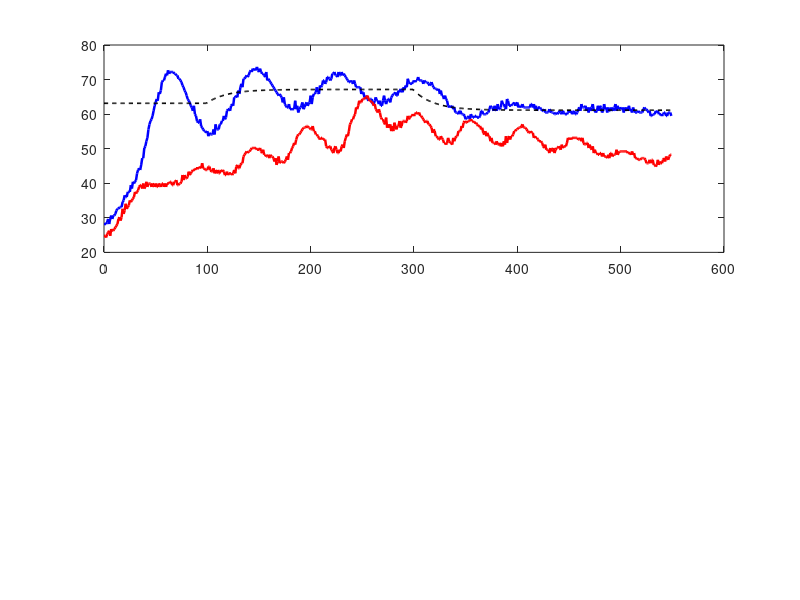

This figure's MATLAB source: (Note: this script raises an error after producing the figure.)
% =========================================================================
%  TCL_Compare_Experiment.m
%
%  PURPOSE
%  -------
%  Loads saved results from the PI servo experiment and the MPC black-box
%  experiment, then produces a graphical comparison and a performance-index
%  table identical in structure to the simulation comparison.
%
%  REQUIREMENTS BEFORE RUNNING
%  ---------------------------
%    TCL_PI_Servo_ExpResults.mat      (from TCL_PI_ServoExperiment.m)
%    TCL_MPC_BB_ExpResults.mat        (from TCL_MPC_BB_Experiment.m)
%    TCL_MechModel_Parameters.mat     (for Ys, Us, Ts)
%
%  COMPARISON PLOTS
%  ----------------
%    Fig 1  –  Yi(k) vs k and Ri(k) vs k  for PI and MPC  (i=1,2)
%    Fig 2  –  Ui(k) vs k  (stairs)  for PI and MPC  (i=1,2)
%    Fig 3  –  ef,i(k) vs k  (stairs)  for PI and MPC  (i=1,2)
%    Fig 4  –  xs,i(k) and us,i(k) vs k  (MPC only)
%    Fig 5  –  Performance index bar chart
%
%  PERFORMANCE INDICES  (printed as formatted table)
%  -------------------------------------------------
%    SSE_i    = sum_{k=1}^{Ns} [Yi(k) - Ri(k)]^2         i=1,2
%    SSMV_i   = sum_{k=1}^{Ns} [Ui(k) - Us_i]^2          i=1,2
%    SSdelMV_i= sum_{k=1}^{Ns} [Ui(k) - Ui(k-1)]^2       i=1,2
%
%  OUTPUT
%    TCL_Compare_ExpResults.mat
% =========================================================================

clear all
close all
clc

%% ── 0. Load operating-point info ─────────────────────────────────────────
load TCL_MechModel_Parameters.mat   % TCL struct  (Ys, Us, Samp_T)
Ys = TCL.Ys(:);
Us = TCL.Us(:);
Ts = TCL.Samp_T;   % 4 s

%% ── 1. Load PI experiment results ────────────────────────────────────────
%  Variables expected from TCL_PI_ServoExperiment.m:
%    time, t1s, t2s, h1s, h2s, R1s, R2s, e1s, e2s
load TCL_PI_Servo_ExpResults.mat

% Rename to common convention  (column vectors, absolute values)
kT_pi    = (0:length(t1s)-1)';
Yk_pi    = [t1s(:)'; t2s(:)'];    % 2 × Npi
Uk_pi    = [h1s(:)'; h2s(:)'];
Rk_f_pi  = [R1s(:)'; R2s(:)'];
ek_f_pi  = [e1s(:)'; e2s(:)'];

Npi = length(kT_pi);

fprintf('PI experiment:  %d samples  (%.1f min)\n', Npi, Npi*Ts/60);

%% ── 2. Load MPC experiment results ───────────────────────────────────────
%  Variables expected from TCL_MPC_BB_Experiment.m:
%    kT, t1s, t2s, h1s, h2s, R1s, R2s, e1s, e2s, xs1s, xs2s, us1s, us2s
load TCL_MPC_BB_ExpResults.mat

% Resolve naming conflict: re-assign after PI load
kT_mpc   = kT(:);
Yk_mpc   = [t1s(:)'; t2s(:)'];
Uk_mpc   = [h1s(:)'; h2s(:)'];
Rk_f_mpc = [R1s(:)'; R2s(:)'];
ek_f_mpc = [e1s(:)'; e2s(:)'];

% SS targets (MPC only)
xs_mpc   = [xs1s(:)'; xs2s(:)'];          % perturbation form
us_mpc   = [us1s(:)'; us2s(:)'];          % perturbation form
Xs_mpc   = xs_mpc + repmat(TCL.Xs, 1, length(kT_mpc));   % absolute
Us_mpc   = us_mpc + repmat(Us,     1, length(kT_mpc));    % absolute

Nmpc = length(kT_mpc);

fprintf('MPC experiment: %d samples  (%.1f min)\n', Nmpc, Nmpc*Ts/60);

%% ── 3. Align lengths for fair comparison ────────────────────────────────
%  Use the shorter of the two datasets as the comparison window
Ns = min(Npi, Nmpc);
fprintf('Comparison window  Ns = %d samples  (%.1f min)\n\n', Ns, Ns*Ts/60);

kT_cmp = (0:Ns-1)';

%% ── 4. Step transition sample indices (for vertical markers) ─────────────
k_step1  = 101;
k_step2  = 301;
step_locs = [k_step1-1, k_step2-1];

%% ════════════════════════════════════════════════════════════════════════
%                     PERFORMANCE INDICES
% ════════════════════════════════════════════════════════════════════════

% --- SSE ---
SSE_pi_1  = sum((Yk_pi(1,1:Ns)   - Rk_f_pi(1,1:Ns)).^2);
SSE_pi_2  = sum((Yk_pi(2,1:Ns)   - Rk_f_pi(2,1:Ns)).^2);
SSE_mpc_1 = sum((Yk_mpc(1,1:Ns)  - Rk_f_mpc(1,1:Ns)).^2);
SSE_mpc_2 = sum((Yk_mpc(2,1:Ns)  - Rk_f_mpc(2,1:Ns)).^2);

% --- SSMV ---
SSMV_pi_1  = sum((Uk_pi(1,1:Ns)  - Us(1)).^2);
SSMV_pi_2  = sum((Uk_pi(2,1:Ns)  - Us(2)).^2);
SSMV_mpc_1 = sum((Uk_mpc(1,1:Ns) - Us(1)).^2);
SSMV_mpc_2 = sum((Uk_mpc(2,1:Ns) - Us(2)).^2);

% --- SSdelMV ---
dUk_pi_1  = diff(Uk_pi(1,1:Ns));
dUk_pi_2  = diff(Uk_pi(2,1:Ns));
dUk_mpc_1 = diff(Uk_mpc(1,1:Ns));
dUk_mpc_2 = diff(Uk_mpc(2,1:Ns));

SSdelMV_pi_1  = sum(dUk_pi_1.^2);
SSdelMV_pi_2  = sum(dUk_pi_2.^2);
SSdelMV_mpc_1 = sum(dUk_mpc_1.^2);
SSdelMV_mpc_2 = sum(dUk_mpc_2.^2);

%% ── Print performance table ───────────────────────────────────────────────
fprintf('=================================================================\n');
fprintf('           EXPERIMENT PERFORMANCE INDEX COMPARISON\n');
fprintf('           (Ns = %d samples,  %.1f min)\n', Ns, Ns*Ts/60);
fprintf('=================================================================\n');
fprintf('  Index          |   PI (Loop 1) |  PI (Loop 2) | MPC (Loop 1) | MPC (Loop 2)\n');
fprintf('-----------------+---------------+--------------+--------------+-------------\n');
fprintf('  SSE            |  %11.4f  |  %10.4f  |  %10.4f  | %10.4f\n', ...
    SSE_pi_1,  SSE_pi_2,  SSE_mpc_1,  SSE_mpc_2);
fprintf('  SSMV           |  %11.4f  |  %10.4f  |  %10.4f  | %10.4f\n', ...
    SSMV_pi_1, SSMV_pi_2, SSMV_mpc_1, SSMV_mpc_2);
fprintf('  SSdeltaMV      |  %11.4f  |  %10.4f  |  %10.4f  | %10.4f\n', ...
    SSdelMV_pi_1, SSdelMV_pi_2, SSdelMV_mpc_1, SSdelMV_mpc_2);
fprintf('=================================================================\n\n');

%% ════════════════════════════════════════════════════════════════════════
%                          COMPARISON PLOTS
% ════════════════════════════════════════════════════════════════════════

%% ── Figure 1: Yi(k) vs k and Ri(k) vs k ─────────────────────────────────
figure('Name','Exp Comparison – Output Profiles','NumberTitle','off','Position',[50 50 1000 700])

subplot(2,1,1)
plot(kT_cmp, Yk_pi(1,1:Ns),   'b-',  'LineWidth',1.8), hold on
plot(kT_cmp, Yk_mpc(1,1:Ns),  'r-',  'LineWidth',1.8)
plot(kT_cmp, Rk_f_pi(1,1:Ns), 'k--', 'LineWidth',1.2)
xline(step_locs(1),'k:','Step 1','LabelVerticalAlignment','bottom','FontSize',8)
xline(step_locs(2),'k:','Step 2','LabelVerticalAlignment','bottom','FontSize',8)
grid on
ylabel('T_1  (deg C)','FontSize',11)
title('Output Y_1(k) and Reference R_1(k) – Experiment','FontSize',12)
legend('Y_1^{PI}(k)','Y_1^{MPC}(k)','R_1(k)','Location','Best','FontSize',9)

subplot(2,1,2)
plot(kT_cmp, Yk_pi(2,1:Ns),   'b-',  'LineWidth',1.8), hold on
plot(kT_cmp, Yk_mpc(2,1:Ns),  'r-',  'LineWidth',1.8)
plot(kT_cmp, Rk_f_pi(2,1:Ns), 'k--', 'LineWidth',1.2)
xline(step_locs(1),'k:')
xline(step_locs(2),'k:')
grid on
ylabel('T_2  (deg C)','FontSize',11)
xlabel('Sample  k','FontSize',11)
title('Output Y_2(k) and Reference R_2(k)','FontSize',12)
legend('Y_2^{PI}(k)','Y_2^{MPC}(k)','R_2(k)','Location','Best','FontSize',9)

%% ── Figure 2: Ui(k) vs k ─────────────────────────────────────────────────
figure('Name','Exp Comparison – Heater Inputs','NumberTitle','off','Position',[100 50 1000 700])

subplot(2,1,1)
stairs(kT_cmp, Uk_pi(1,1:Ns)',  'b-', 'LineWidth',1.8), hold on
stairs(kT_cmp, Uk_mpc(1,1:Ns)', 'r-', 'LineWidth',1.8)
yline(5,  'k--', 'LineWidth',0.9)
yline(80, 'k--', 'LineWidth',0.9)
xline(step_locs(1),'k:')
xline(step_locs(2),'k:')
grid on
ylim([0 105])
ylabel('U_1(k)  (% heater)','FontSize',11)
title('Heater Input U_1(k) – Experiment','FontSize',12)
legend('U_1^{PI}(k)','U_1^{MPC}(k)','Safety bounds','Location','Best','FontSize',9)

subplot(2,1,2)
stairs(kT_cmp, Uk_pi(2,1:Ns)',  'b-', 'LineWidth',1.8), hold on
stairs(kT_cmp, Uk_mpc(2,1:Ns)', 'r-', 'LineWidth',1.8)
yline(5,  'k--', 'LineWidth',0.9)
yline(80, 'k--', 'LineWidth',0.9)
xline(step_locs(1),'k:')
xline(step_locs(2),'k:')
grid on
ylim([0 105])
ylabel('U_2(k)  (% heater)','FontSize',11)
xlabel('Sample  k','FontSize',11)
title('Heater Input U_2(k)','FontSize',12)
legend('U_2^{PI}(k)','U_2^{MPC}(k)','Safety bounds','Location','Best','FontSize',9)

%% ── Figure 3: ef(k) vs k ─────────────────────────────────────────────────
figure('Name','Exp Comparison – Filtered Error','NumberTitle','off','Position',[150 50 1000 700])

subplot(2,1,1)
stairs(kT_cmp, ek_f_pi(1,1:Ns)',  'b-', 'LineWidth',1.8), hold on
stairs(kT_cmp, ek_f_mpc(1,1:Ns)', 'r-', 'LineWidth',1.8)
yline(0,'k--','LineWidth',0.8)
xline(step_locs(1),'k:')
xline(step_locs(2),'k:')
grid on
ylabel('e_{f,1}(k)  (deg C)','FontSize',11)
title('Filtered Error e_{f,1}(k) – Experiment','FontSize',12)
legend('PI','MPC','Location','Best','FontSize',9)

subplot(2,1,2)
stairs(kT_cmp, ek_f_pi(2,1:Ns)',  'b-', 'LineWidth',1.8), hold on
stairs(kT_cmp, ek_f_mpc(2,1:Ns)', 'r-', 'LineWidth',1.8)
yline(0,'k--','LineWidth',0.8)
xline(step_locs(1),'k:')
xline(step_locs(2),'k:')
grid on
ylabel('e_{f,2}(k)  (deg C)','FontSize',11)
xlabel('Sample  k','FontSize',11)
title('Filtered Error e_{f,2}(k)','FontSize',12)
legend('PI','MPC','Location','Best','FontSize',9)

%% ── Figure 4: xs(k) and us(k) vs k  (MPC only) ──────────────────────────
[n_st_bb, ~] = size(Xs_mpc);

figure('Name','Exp MPC – SS Targets xs(k) and us(k)','NumberTitle','off','Position',[200 50 1000 700])

subplot(2,1,1)
plot(kT_mpc(1:Ns), Xs_mpc(1,1:Ns), 'b-', 'LineWidth',1.8), hold on
if n_st_bb > 1
    plot(kT_mpc(1:Ns), Xs_mpc(2,1:Ns), 'r-', 'LineWidth',1.8)
end
xline(step_locs(1),'k:')
xline(step_locs(2),'k:')
grid on
ylabel('x_{s,i}(k)  (deg C)','FontSize',11)
title('MPC SS Target States x_s(k)  [Experiment]','FontSize',12)
leg_xs = arrayfun(@(i) sprintf('x_{s,%d}^{MPC}(k)',i), 1:n_st_bb, 'UniformOutput',false);
legend(leg_xs{:},'Location','Best','FontSize',9)

subplot(2,1,2)
stairs(kT_mpc(1:Ns), Us_mpc(1,1:Ns)', 'b-', 'LineWidth',1.8), hold on
stairs(kT_mpc(1:Ns), Us_mpc(2,1:Ns)', 'r-', 'LineWidth',1.8)
xline(step_locs(1),'k:')
xline(step_locs(2),'k:')
grid on
ylabel('u_{s,i}(k)  (% heater)','FontSize',11)
xlabel('Sample  k','FontSize',11)
title('MPC SS Target Inputs u_s(k)','FontSize',12)
legend('u_{s,1}^{MPC}(k)','u_{s,2}^{MPC}(k)','Location','Best','FontSize',9)

%% ── Figure 5: Performance index bar chart ───────────────────────────────
figure('Name','Exp Performance Index Comparison','NumberTitle','off','Position',[250 50 1000 500])

metrics_loop1 = [SSE_pi_1,     SSE_mpc_1;
                 SSMV_pi_1,    SSMV_mpc_1;
                 SSdelMV_pi_1, SSdelMV_mpc_1];

metrics_loop2 = [SSE_pi_2,     SSE_mpc_2;
                 SSMV_pi_2,    SSMV_mpc_2;
                 SSdelMV_pi_2, SSdelMV_mpc_2];

labels = {'SSE','SSMV','SS\DeltaMV'};
group  = categorical(labels);
group  = reordercats(group, labels);

subplot(1,2,1)
b1 = bar(group, metrics_loop1, 'grouped');
b1(1).FaceColor = [0.2 0.4 0.8];
b1(2).FaceColor = [0.8 0.2 0.2];
grid on
ylabel('Index Value','FontSize',10)
title('Loop 1  (T_1 / H_1)','FontSize',11)
legend('PI','MPC','Location','Best','FontSize',9)

subplot(1,2,2)
b2 = bar(group, metrics_loop2, 'grouped');
b2(1).FaceColor = [0.2 0.4 0.8];
b2(2).FaceColor = [0.8 0.2 0.2];
grid on
ylabel('Index Value','FontSize',10)
title('Loop 2  (T_2 / H_2)','FontSize',11)
legend('PI','MPC','Location','Best','FontSize',9)
sgtitle('Performance Indices – Experiment Comparison','FontSize',13)

%% ── Save ─────────────────────────────────────────────────────────────────
exp_compare.kT_cmp       = kT_cmp;
exp_compare.Ns            = Ns;
exp_compare.Yk_pi         = Yk_pi(:,1:Ns);
exp_compare.Uk_pi         = Uk_pi(:,1:Ns);
exp_compare.Rk_f_pi       = Rk_f_pi(:,1:Ns);
exp_compare.ek_f_pi       = ek_f_pi(:,1:Ns);
exp_compare.Yk_mpc        = Yk_mpc(:,1:Ns);
exp_compare.Uk_mpc        = Uk_mpc(:,1:Ns);
exp_compare.Rk_f_mpc      = Rk_f_mpc(:,1:Ns);
exp_compare.ek_f_mpc      = ek_f_mpc(:,1:Ns);
exp_compare.Xs_mpc        = Xs_mpc(:,1:Ns);
exp_compare.Us_mpc        = Us_mpc(:,1:Ns);
exp_compare.SSE_pi        = [SSE_pi_1;  SSE_pi_2 ];
exp_compare.SSE_mpc       = [SSE_mpc_1; SSE_mpc_2];
exp_compare.SSMV_pi       = [SSMV_pi_1;  SSMV_pi_2 ];
exp_compare.SSMV_mpc      = [SSMV_mpc_1; SSMV_mpc_2];
exp_compare.SSdelMV_pi    = [SSdelMV_pi_1;  SSdelMV_pi_2 ];
exp_compare.SSdelMV_mpc   = [SSdelMV_mpc_1; SSdelMV_mpc_2];

save TCL_Compare_ExpResults  exp_compare
fprintf('Results saved to  TCL_Compare_ExpResults.mat\n');
fprintf('All done.\n');
